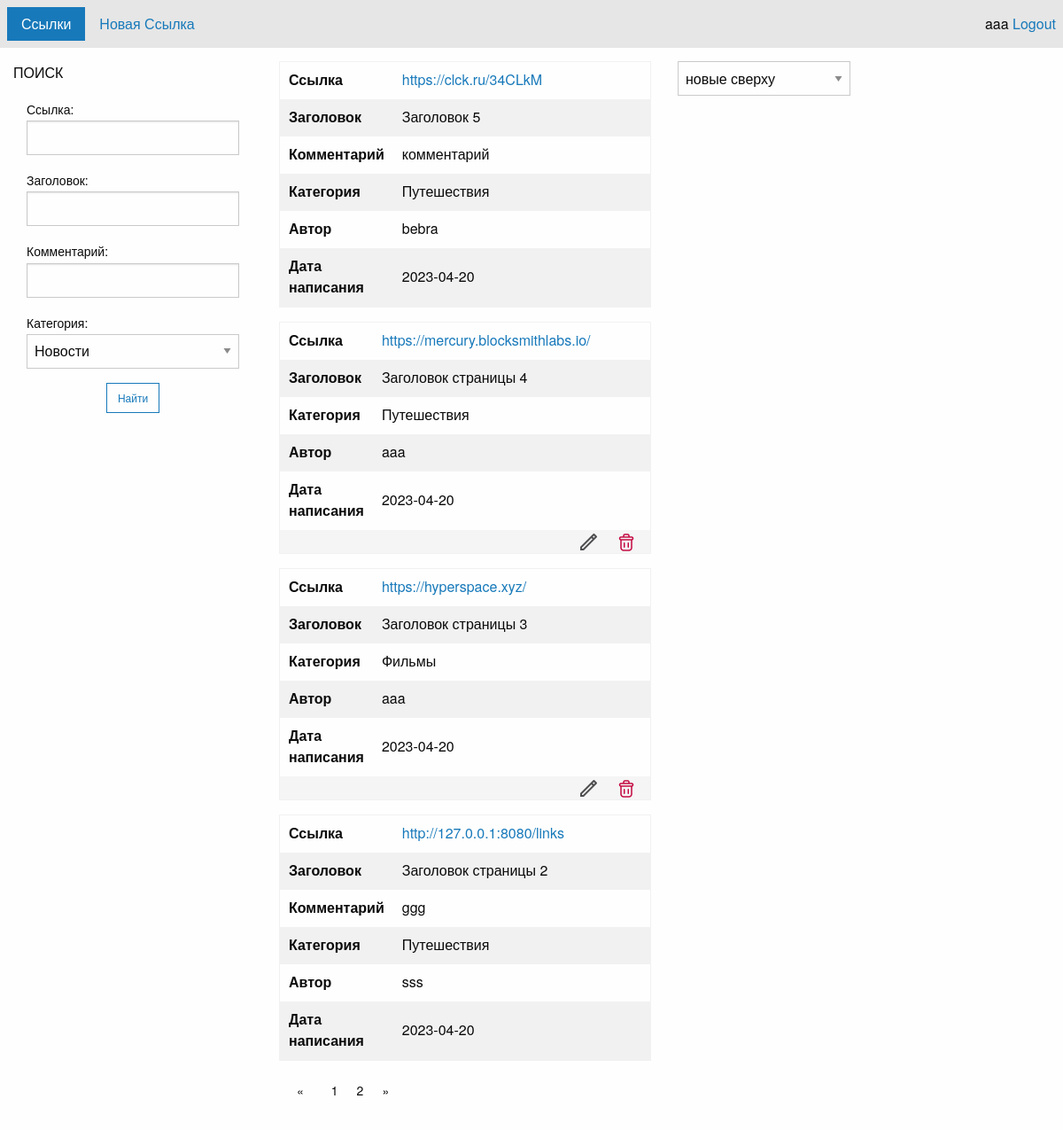
Screenshot of / (signed in) with the database file from the repository.
### data/users.py (models this page shows, shortened)
class User(SqlAlchemyBase, UserMixin):
    __tablename__ = 'users'
    id = sqlalchemy.Column(sqlalchemy.Integer, primary_key=True, autoincrement=True)
    nickname = sqlalchemy.Column(sqlalchemy.String, nullable=True)
    email = sqlalchemy.Column(sqlalchemy.String, index=True, unique=True, nullable=True)
    hashed_password = sqlalchemy.Column(sqlalchemy.String, nullable=True)
    modifed_date = sqlalchemy.Column(sqlalchemy.DateTime, default=datetime.datetime.now)
    links = orm.relationship("Link", back_populates='user')

### data/links.py (models this page shows)
class Link(SqlAlchemyBase):
    __tablename__ = 'links'
    id = sqlalchemy.Column(sqlalchemy.Integer, primary_key=True,
                           autoincrement=True)
    link = sqlalchemy.Column(sqlalchemy.Text, nullable=False)
    title = sqlalchemy.Column(sqlalchemy.String, nullable=False)
    comment = sqlalchemy.Column(sqlalchemy.Text, nullable=True)
    category = sqlalchemy.Column(sqlalchemy.String, nullable=False)
    is_private = sqlalchemy.Column(sqlalchemy.Boolean, default=True)
    created_date = sqlalchemy.Column(sqlalchemy.Date,
                                     default=datetime.now().date)
    user_id = sqlalchemy.Column(sqlalchemy.Integer,
                                sqlalchemy.ForeignKey("users.id"))
    user = orm.relationship('User')

### app.py (the view, shortened to what this page needs)
@app.route("/", methods=['GET', 'POST'])
def links():
    report_msg = None
    search_form = LinkFormSearch()
    links = []
    pagination = None
    order = 'desc'
    if request.method == 'GET':
        page = request.args.get(get_page_parameter(), type=int, default=1)
        limit = 5
        total = db_sess.query(Link).count()
        offset = (page - 1) * limit
        order = sess_client.get('sort_order', 'desc')
        if order == 'asc':
            links = db_sess.query(Link).order_by(asc(Link.id)).offset(offset).limit(limit).all()
        elif order:
            links = db_sess.query(Link).order_by(desc(Link.id)).offset(offset).limit(limit).all()
        pagination = Pagination(page=page, per_page=limit, total=total,
                                record_name='links',
                                css_framework='foundation')
    return render_template('links.html', links=links, search_form=search_form, report_msg=report_msg,
                           pagination=pagination, order=order)

### forms/link_forms.py
class LinkFormSearch(FlaskForm):
    link = StringField('Ссылка:')
    title = StringField('Заголовок:')
    comment = StringField('Комментарий:')
    category = SelectField("Категория:", choices=["Спорт", "Новости", "Путешествия", "Самообразование",
                                                  "Програмирование", "Новости", "Фильмы"], default="Новости")
    search_submit = SubmitField()

### app.py (called while the page is built)
@login_manager.user_loader
def load_user(user_id):
    db_sess = db_session.create_session()
    return db_sess.query(User).get(user_id)

### data/db_session.py (called while the page is built)
def create_session() -> Session:
    global __factory
    return __factory()

### templates/links.html (shortened to what this page needs)
{% extends 'base.html' %}
{% block menu %}
<li class="is-active"><a>Ссылки</a></li>
{% if current_user.is_authenticated %}
    <li><a href="{{url_for('link_add')}}">Новая Ссылка</a></li>
{% endif %}
{% endblock %}
{% block content %}
<div class="grid-x grid-padding-x grid-padding-y">
    <div class="large-3 medium-3 cell">
        <p>ПОИСК</p>
        <form action="" method="post" novalidate>
            <div class="grid-container">
                <div class="grid-x grid-padding-x">
                    <div class="large-12 cell">
                        {{ search_form.link.label }}
                        {{ search_form.link(type="text") }}
                    </div>
                    <div class="large-12 cell">
                        {{ search_form.title.label }}
                        {{ search_form.title(type="text") }}
                    </div>
                    <div class="large-12 cell">
                        {{ search_form.comment.label }}
                        {{ search_form.comment(type="text") }}
                    </div>
                    <div class="large-12 cell">
                        {{ search_form.category.label }}
                        {{ search_form.category(type="selectfield") }}
                    </div>
                    <div class="large-12 cell text-center">
                        {{ search_form.search_submit(type="submit", class='hollow small button', value='Найти') }}
                    </div>
                </div>
            </div>
        </form>
    </div>
    <div class="auto cell">
        {% for link in links %}
            {% if link.is_private == False or (link.is_private and current_user.is_authenticated and current_user == link.user) %}
                <table class="text-left">
                    <tbody>
                    <tr>
                        <th width="100">Ссылка</th>
                        <td class="link"><a class="link" href="{{ link.link }}">{{ link.link }}</a></td>
                    </tr>
                    <tr>
                        <th width="100">Заголовок</th>
                        <td>{{ link.title }}</td>
                    </tr>
                    {% if link.comment %}
                    <tr>
                        <th width="100">Комментарий</th>
                        <td>{{ link.comment }}</td>
                    </tr>
                    {% endif %}
                    <tr>
                        <th width="100">Категория</th>
                        <td>{{ link.category }}</td>
                    </tr>
                    <tr>
                        <th width="100">Автор</th>
                        <td>{{link.user.nickname}}</td>
                    </tr>
                    <tr>
                        <th width="100">Дата написания</th>
                        <td>{{link.created_date}}</td>
                    </tr>
                    {% if current_user.is_authenticated and current_user == link.user %}
                        <tr>
                            <td colspan="2" class="table_menu">
                                <a href="/links/{{ link.id }}" style="margin-left: 15px;"><img
                                        src="{{ url_for('static', filename='icon/edit.png') }}"/></a>
                                <a href="/link_delete/{{ link.id }}" style="margin-left: 15px;"><img
                                        src="{{ url_for('static', filename='icon/delete.png') }}"/></a>
                            </td>
                        </tr>
                    {% endif %}
                    </tbody>
                </table>
            {% endif %}
        {% endfor %}
        {{ pagination.links }}
    </div>
    <div class="auto cell">
        <div class="grid-x grid-padding-x">
            <div class="large-6 cell text-left">
                <select onchange="window.location.href = this.options[this.selectedIndex].value">
                    {% if order=='desc' %}
                    <option value="{{ url_for('set_sort', order='desc') }}" selected>новые сверху</option>
                    {% else %}
                    <option value="{{ url_for('set_sort', order='desc') }}">новые сверху</option>
                    <option value="{{ url_for('set_sort', order='asc') }}" selected>старые сверху</option>
                    {% endif %}
                </select>
            </div>
        </div>
    </div>
</div>
{% endblock %}

### templates/base.html (shortened to what this page needs)
<!doctype html>
<html class="no-js" lang="en">
<head>
    <link rel="stylesheet" type="text/css" href="{{ url_for('static', filename='css/foundation.min.css')}}">
    <link rel="stylesheet" type="text/css" href="{{ url_for('static', filename='css/app.css')}}">
</head>
<body>
<header>
    <div class="top-bar">
        <div class="top-bar-left">
            <ul class="menu">
                {% block menu %}{% endblock %}
            </ul>
        </div>
        <div class="top-bar-right">
            {% if current_user.is_authenticated %}
            {{ current_user.nickname }}
            <a class="navbar-brand" href="/logout">Logout</a>
            {% else %}
            <p>
                <a class="btn btn-primary " href="/register">Зарегистрироваться</a>
                <a class="btn btn-success" href="/login">Войти</a>
            </p>
            {% endif %}
        </div>
    </div>
</header>
<div class="grid-container fluid">
    {% block content %}{% endblock %}
</div>
</body>
</html>

### static/css/app.css (style rules this page uses)
.table_menu { padding: 0 15px 0 0; background-color: whitesmoke; text-align: right; }

### rows the page displays
User: nickname "aaa"
Link: link "https://clck.ru/34CLkM", title "Заголовок 5", comment "комментарий", category "Путешествия", user.nickname "bebra", created_date "2023-04-20"
Link: link "https://mercury.blocksmithlabs.io/", title "Заголовок страницы 4", category "Путешествия", user.nickname "aaa", created_date "2023-04-20"
Link: link "https://hyperspace.xyz/", title "Заголовок страницы 3", category "Фильмы", user.nickname "aaa", created_date "2023-04-20"
Link: link "http://127.0.0.1:8080/links", title "Заголовок страницы 2", comment "ggg", category "Путешествия", user.nickname "sss", created_date "2023-04-20"

### other values shown
{{ search_form.link.label }} "Ссылка:"
{{ search_form.title.label }} "Заголовок:"
{{ search_form.comment.label }} "Комментарий:"
{{ search_form.category.label }} "Категория:"
{{ pagination.links }} "« 1 2 »"
